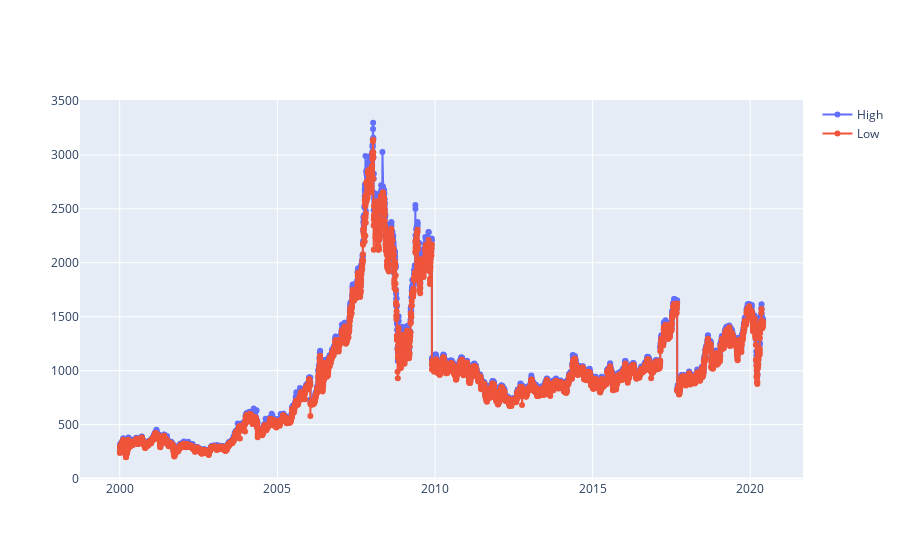

The code cell stored with this chart in its notebook:
### Code cell
x1 = df['Date']
y2 = df['High']
y3 = df['Low']

trace0 = go.Scatter(x = x1, y = y2, mode = 'lines+markers', name = 'High')
trace1 = go.Scatter(x = x1, y = y3, mode = 'lines+markers', name = 'Low')

data = go.Figure([trace0,trace1])

data.show()

### Figure 1 — Plotly figure (JSON) as saved in the notebook; plotly's stock layout.template omitted (floating-point values rounded to 4 significant figures; data arrays with more than 128 entries replaced by an {"elided": "..."} marker saying what was removed)
{"data": [{"mode": "lines+markers", "name": "High", "type": "scatter", "x": {"elided": "5075 str values"}, "y": {"elided": "5075 float values"}}, {"mode": "lines+markers", "name": "Low", "type": "scatter", "x": {"elided": "5075 str values"}, "y": {"elided": "5075 float values"}}], "layout": {}}
